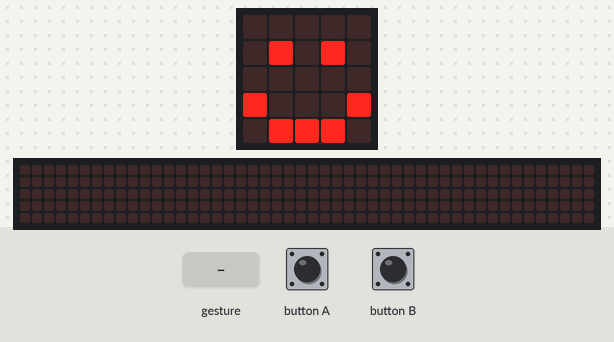
This program was run on a simulated BBC micro:bit (MakeCode). Shown: the board's 5×5 LED display, a strip that is not on the board, showing the scrolling text unrolled. The inputs (shaded band) are chosen by the test bench. Random numbers come from a fixed seed; a tilt is held for 1.5 s and a shake lasts 1 s, then the board lies face up again; the 48×5 strip is a reading aid, not a part: it shows the text the display is scrolling, unrolled, one strip-width of it at a time.

Above: at 1.8 s.
1.9 s: button A pressed for 0.15 s
At 2.12 s:
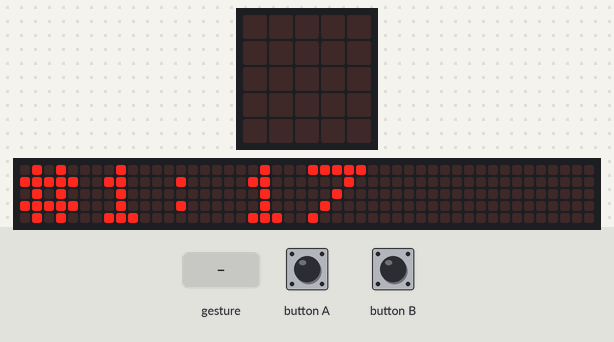
2.6 s: button B pressed for 0.15 s
At 2.87 s:
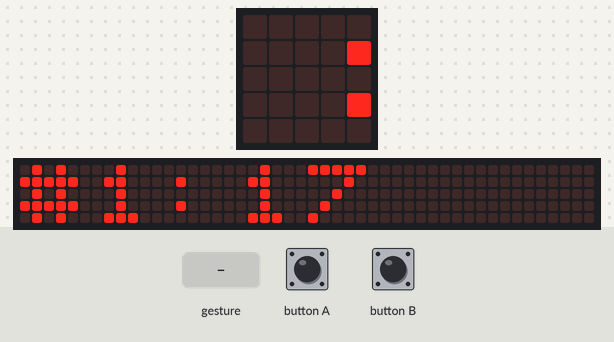
3.3 s: gesture 'shake'
At 3.62 s:
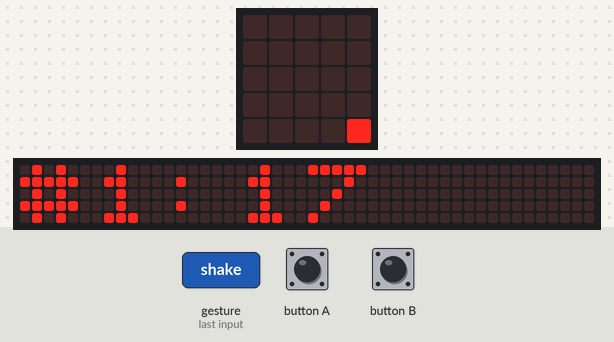
5.3 s: button A pressed for 0.15 s
At 7.82 s:
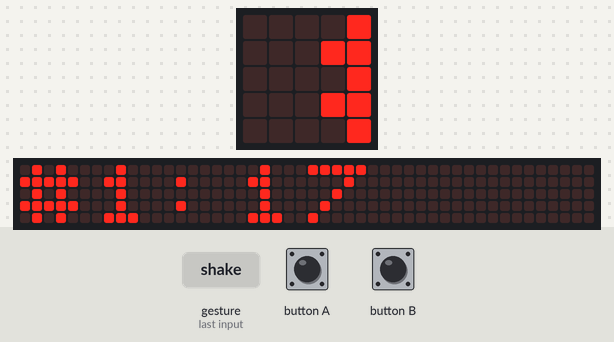

Measured:
- after the input at 1.9 s, the display: changes after 0.15 s (image 1)

The program:

main.ts
```typescript
// (licence header left out)
// setup
let randomNumberOne: number = 0
let randomNumberTwo: number = 0
basic.clearScreen()
basic.showIcon(IconNames.Happy)

// chose the random numbers
randomNumberOne = randint(0, 99)
randomNumberTwo = randint(0, 99)

// show number 1
input.onButtonPressed(Button.A, function() {
    basic.clearScreen()
    basic.showString("#1:" + randomNumberOne.toString())
    basic.clearScreen()
})

// show number 2
input.onButtonPressed(Button.B, function () {
    basic.clearScreen()
    basic.showString("#2:" + randomNumberTwo.toString())
    basic.clearScreen()
})

// show either one
input.onGesture(Gesture.Shake, function() {
    if (randomNumberOne > randomNumberTwo) {
        basic.clearScreen()
        basic.showString(randomNumberOne.toString() + ">" + randomNumberTwo.toString())
        basic.clearScreen()
    } else {
        basic.clearScreen()
        basic.showString(randomNumberOne.toString() + "<" + randomNumberTwo.toString())
        basic.clearScreen()
    }
})
```
